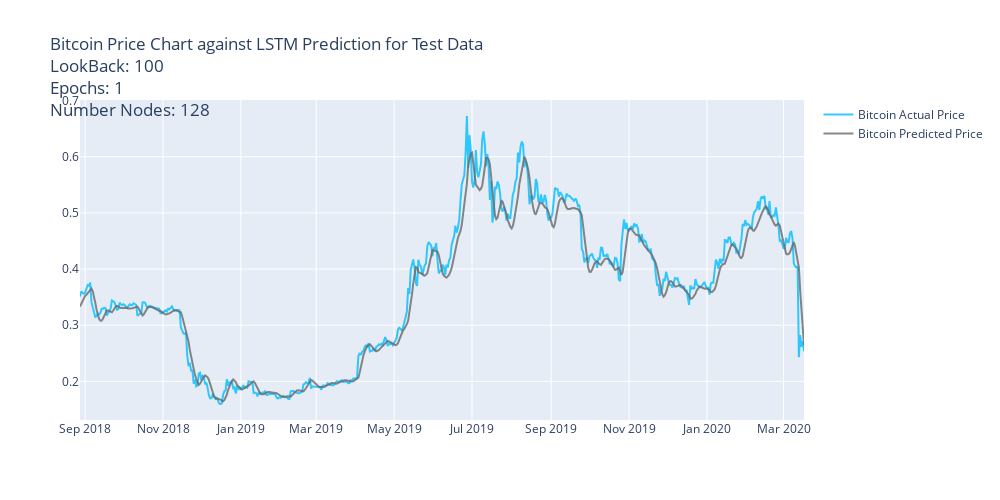

Here is the notebook cell this chart was saved with:
### Code cell
# Plot the predictions

fig = go.Figure()

fig.add_trace(go.Scatter(
                x=test_df["date"],
                y=test_df["price"],
                name="Bitcoin Actual Price",
                line_color='deepskyblue',
                opacity=0.8))

fig.add_trace(go.Scatter(
                x=test_df["date"],
                y=test_df["predict"],
                name="Bitcoin Predicted Price",
                line_color='dimgray',
                opacity=0.8))

#fig.update_layout(xaxis_range=['2015-01-01','2020-03-10'],
#                  title_text="Manually Set Date Range")

fig.update_layout(height=500, width=1000, title_text="Bitcoin Price Chart against LSTM Prediction for Test Data<br>LookBack: 100<br>Epochs: 1<br>Number Nodes: 128")
fig.show()

### Figure 1 — Plotly figure (JSON) as saved in the notebook; plotly's stock layout.template omitted (floating-point values rounded to 4 significant figures; data arrays with more than 128 entries replaced by an {"elided": "..."} marker saying what was removed)
{"data": [{"line": {"color": "deepskyblue"}, "name": "Bitcoin Actual Price", "opacity": 0.8, "type": "scatter", "x": {"elided": "568 str values"}, "y": {"elided": "568 float values"}}, {"line": {"color": "dimgray"}, "name": "Bitcoin Predicted Price", "opacity": 0.8, "type": "scatter", "x": {"elided": "568 str values"}, "y": {"elided": "568 float values"}}], "layout": {"height": 500, "title": {"text": "Bitcoin Price Chart against LSTM Prediction for Test Data<br>LookBack: 100<br>Epochs: 1<br>Number Nodes: 128"}, "width": 1000, "xaxis": {"autorange": true, "range": ["2018-08-28", "2020-03-17"], "type": "date"}, "yaxis": {"autorange": true, "range": [0.1312, 0.701], "type": "linear"}}}
